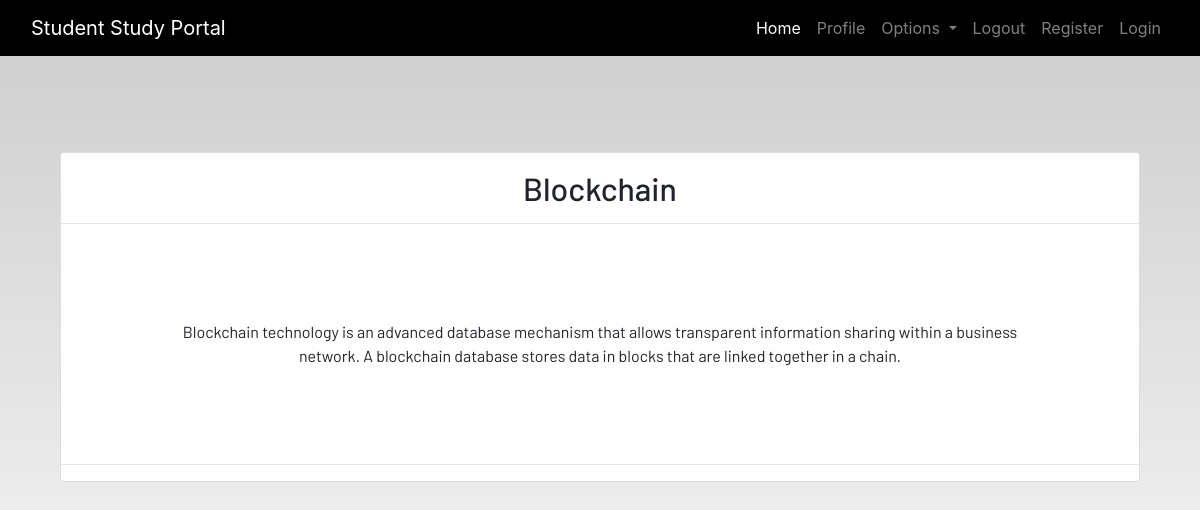
/homework/notes_detail/2, run on the app's committed database.
### app/models.py (models this page shows, shortened)
class Notes(models.Model):
    user = models.ForeignKey(User, on_delete=models.CASCADE)
    title = models.CharField(max_length=200, unique=True)
    slug = models.SlugField(max_length=200, unique=True)
    description = models.TextField()
    created_on = models.DateTimeField(auto_now_add=True)
    class Meta:
        verbose_name = 'notes'
        verbose_name_plural = "notes"

### app/views.py (the view)
# urls.py: path('notes_detail/<int:pk>', views.NoteDetailView.as_view(), name="notes-detail"),
class NoteDetailView(DetailView):
    model = Notes

### app/templates/app/notes_detail.html
{% extends 'app/base.html' %}
{% load static %}
{% block content %}
<section class='text-center container'>
    <div class="container">
        <div class="content-section p-0 mt-5">
            <div class="m-3">
                <h2>{{notes.title}}</h2>
            </div>
            <hr class="p-0 m-0">
            <p class="description m-5 p-5">
                {{notes.description}}
            </p>
            <hr>
        </div>
    </div>
</section>
{% endblock content %}

### static/css/style.css (style rules this page uses)
html { scroll-behavior: smooth; height: 100%; width: 100%; }
html, body { max-width: 100%; overflow-x: hidden; height: 100%; width: 100%; }
body { background: linear-gradient(rgba(0, 0, 0, 0.2), rgba(255, 255, 255, 0.5)); overflow-x: hidden; background-repeat: no-repeat; }
.content-section { background: #ffffff; padding: 10px 20px; border: 1px solid #dddddd; border-radius: 3px; margin-bottom: 20px; }

### data on the page
Notes: title "Blockchain", description "Blockchain technology is an advanced database mechanism that allows transparent information sharing within a business network. A blockchain database stores data in blocks that are linked together in a chain."
